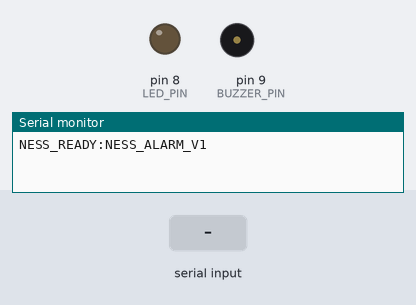
Recording of a sketch running on a simulated Arduino Uno, built with avr-gcc and run on an emulated ATmega328P. Shown: output pins drawn as LEDs (lit = HIGH), buzzer (waves = sounding), the last lines printed to the serial monitor. Dashed ring = blinking. The inputs (shaded band) are chosen by the test bench.

Above: at 1.4 s.
1.5 s: "CRITICAL\n" received over Serial
At 1.59 s:
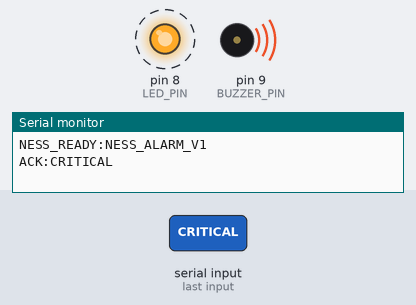
6.0 s: "ALERT\n" received over Serial
At 8.5 s:
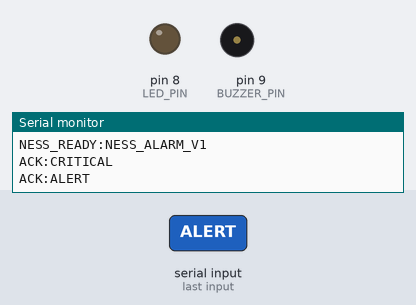
Timing chart, 0 to 10.0 s (numbered marks = the images above; inputs shaded):
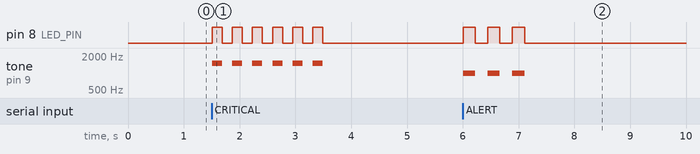

Measured:
- after the input at 1.5 s, pin 8 (LED_PIN): alternates HIGH for 0.18 s and LOW for 0.18 s, 12 changes in all, then stays LOW, starting at once; tone on pin 9 (BUZZER_PIN): alternates 1500 Hz for 0.18 s and silent for 0.18 s, 12 changes in all, then stays silent, starting at once
- after the input at 6.0 s, pin 8 (LED_PIN): alternates HIGH for 0.22 s and LOW for 0.22 s, 6 changes in all, then stays LOW, starting at once; tone on pin 9 (BUZZER_PIN): alternates 1000 Hz for 0.22 s and silent for 0.22 s, 6 changes in all, then stays silent, starting at once

The sketch:

ness_alarm.ino
```cpp
const int LED_PIN = 8;
const int BUZZER_PIN = 9;
const char* PROTOCOL_ID = "NESS_ALARM_V1";

void pulseAlert(int times, int toneHz, int delayMs) {
  for (int i = 0; i < times; i++) {
    digitalWrite(LED_PIN, HIGH);
    tone(BUZZER_PIN, toneHz);
    delay(delayMs);
    digitalWrite(LED_PIN, LOW);
    noTone(BUZZER_PIN);
    delay(delayMs);
  }
}

void setup() {
  pinMode(LED_PIN, OUTPUT);
  pinMode(BUZZER_PIN, OUTPUT);
  digitalWrite(LED_PIN, LOW);
  noTone(BUZZER_PIN);
  Serial.begin(9600);
  Serial.setTimeout(100);
  delay(250);
  Serial.print("NESS_READY:");
  Serial.println(PROTOCOL_ID);
}

void loop() {
  if (Serial.available() <= 0) return;

  String command = Serial.readStringUntil('\n');
  command.trim();
  command.toUpperCase();

  if (command == "PING") {
    Serial.print("PONG:");
    Serial.println(PROTOCOL_ID);
    return;
  }

  if (command == "CRITICAL") {
    Serial.println("ACK:CRITICAL");
    pulseAlert(6, 1500, 180);
  } else if (command == "ALERT") {
    Serial.println("ACK:ALERT");
    pulseAlert(3, 1000, 220);
  } else if (command == "TEST") {
    Serial.println("ACK:TEST");
    pulseAlert(2, 1200, 160);
  } else if (command == "OFF") {
    Serial.println("ACK:OFF");
    digitalWrite(LED_PIN, LOW);
    noTone(BUZZER_PIN);
  } else {
    Serial.println("ERR:UNKNOWN_COMMAND");
  }
}
```
